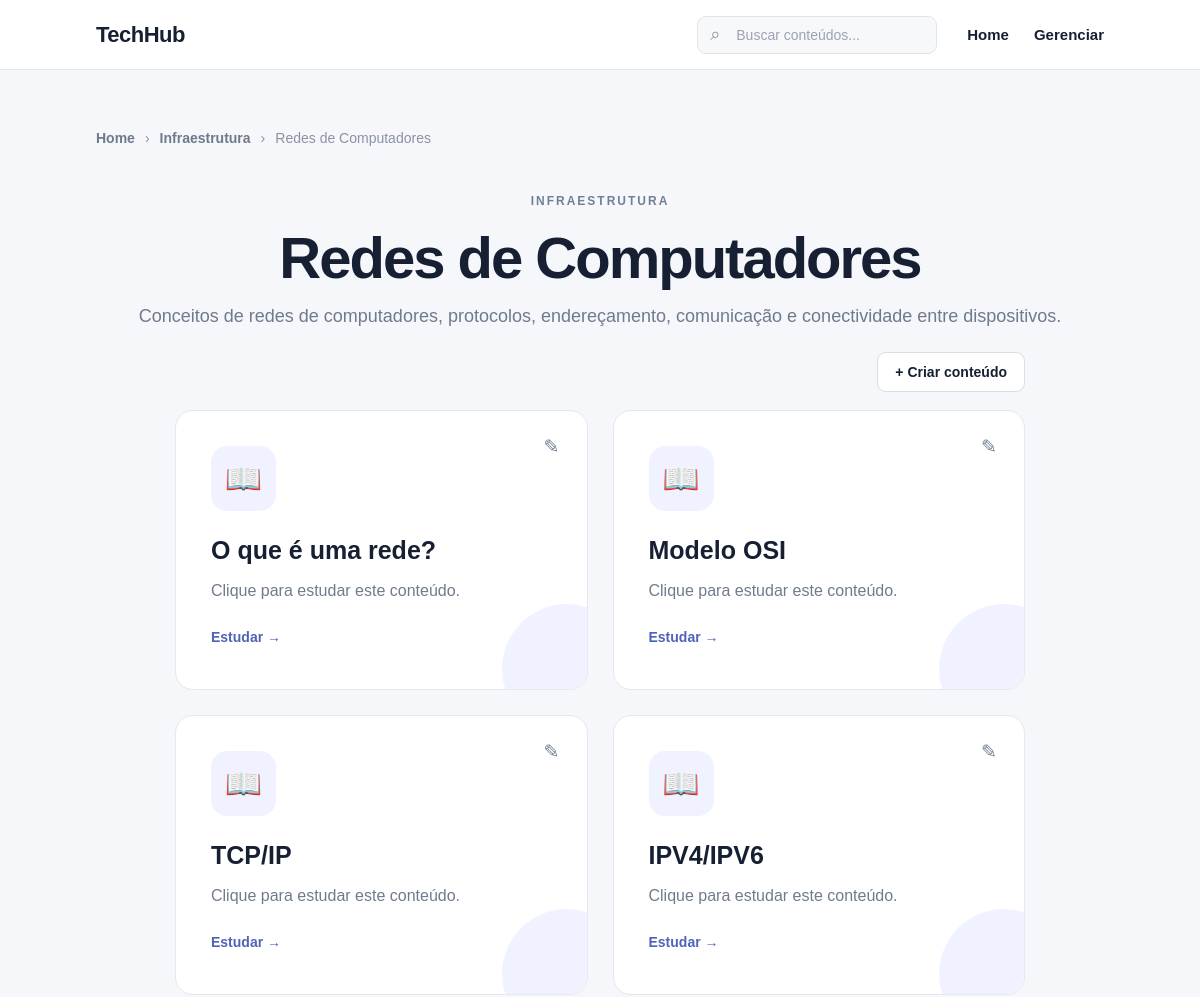
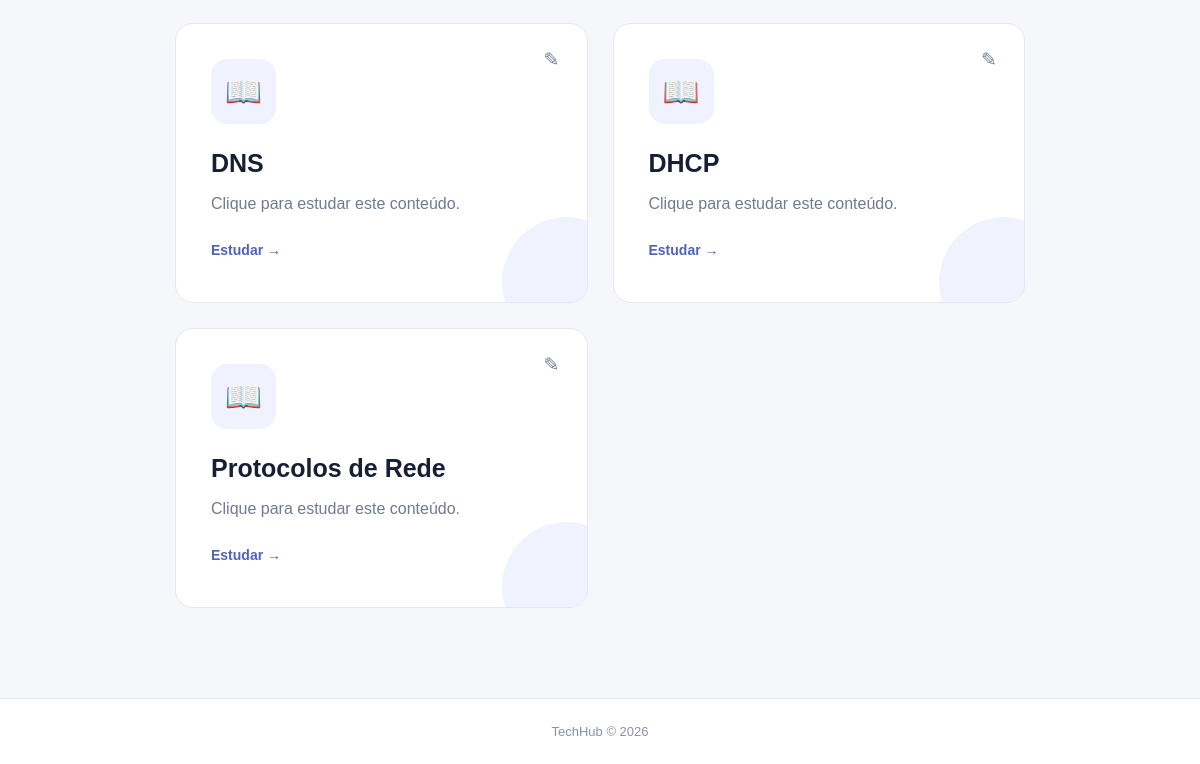
/infraestrutura/redes/, run on the app's committed database (2 pictures, top to bottom).
### estudos/models.py (models this page shows, shortened)
class Area(models.Model):
    nome = models.CharField(max_length=100)
    slug = models.SlugField(blank=True)
    descricao = models.TextField(blank=True)
    icone = models.CharField(max_length=10, default="📚")

class Categoria(models.Model):
    nome = models.CharField(max_length=100)
    slug = models.SlugField(blank=True)
    descricao = models.TextField(blank=True)
    area = models.ForeignKey(
        Area,
        on_delete=models.CASCADE,
        related_name="categorias"
    )

class Conteudo(models.Model):
    titulo = models.CharField(max_length=200)
    slug = models.SlugField(blank=True)
    conteudo = CKEditor5Field("Conteúdo", config_name="extends")
    categoria = models.ForeignKey(
        Categoria,
        on_delete=models.CASCADE,
        related_name="conteudos"
    )
    criado_em = models.DateTimeField(auto_now_add=True)
    atualizado_em = models.DateTimeField(auto_now=True)
    publicado = models.BooleanField(default=False)

### estudos/views.py (the view)
# urls.py: path("<slug:area_slug>/<slug:categoria_slug>/", categoria_detail, name="categoria_detail"),
def categoria_detail(request, area_slug, categoria_slug):
    area = get_object_or_404(Area, slug=area_slug)
    categoria = get_object_or_404(
        area.categorias,
        slug=categoria_slug
    )
    conteudos = categoria.conteudos.all()
    contexto = {
        "area": area,
        "categoria": categoria,
        "conteudos": conteudos,
    }
    return render(
        request,
        "estudos/categoria_detail.html",
        contexto
    )

### estudos/templates/estudos/categoria_detail.html (shortened to what this page needs)
{% extends "estudos/base.html" %}
{% block content %}
<section class="inicio pagina-listagem">
    <div class="breadcrumb">
        <a href="{% url 'home' %}">
            Home
        </a>
        <span>›</span>
        <a href="{% url 'area_detail' area.slug %}">
            {{ area.nome }}
        </a>
        <span>›</span>
        <span>
            {{ categoria.nome }}
        </span>
    </div>
    <div class="intro">
        <span class="tag">
            {{ area.nome|upper }}
        </span>
        <h1>
            {{ categoria.nome }}
        </h1>
        <p>
            {{ categoria.descricao }}
        </p>
    </div>
    <div class="acoes-categoria">
        <a
            href="{% url 'criar_conteudo' categoria.id %}"
            class="botao-criar-conteudo"
        >
            + Criar conteúdo
        </a>
    </div>
    <div class="cards">
        {% for conteudo in conteudos %}
            <div class="card card-editavel">
                <a
                    href="{% url 'conteudo_detail' area.slug categoria.slug conteudo.slug %}"
                    class="card-link"
                >
                    <div class="icone">
                        📖
                    </div>
                    <h2>
                        {{ conteudo.titulo }}
                    </h2>
                    <p>
                        Clique para estudar este conteúdo.
                    </p>
                    <span class="acessar">
                        Estudar →
                    </span>
                </a>
                <a
                    href="{% url 'editar_conteudo' conteudo.id %}"
                    class="botao-editar"
                    title="Editar {{ conteudo.titulo }}"
                >
                    ✎
                </a>
            </div>
        {% endfor %}
    </div>
</section>
{% endblock %}

### estudos/static/estudos/css/style.css (style rules this page uses)
* { margin: 0; padding: 0; box-sizing: border-box; }
body { font-family: Arial, Helvetica, sans-serif; background: #f5f7fb; color: #172033; min-height: 100vh; display: flex; flex-direction: column; }
.inicio { width: 84%; max-width: 1100px; padding: 90px 0; }
.inicio.pagina-listagem { padding-top: 60px; }
.pagina-listagem .breadcrumb { margin-top: 0; }
.pagina-listagem .intro { margin-top: 45px; }
.intro { text-align: center; margin-bottom: 40px; }
.tag { font-size: 12px; font-weight: 700; letter-spacing: 2px; color: #718096; }
.intro h1 { font-size: 58px; margin-top: 15px; letter-spacing: -2px; }
.intro p { margin-top: 15px; color: #6f7a8c; font-size: 18px; }
.cards { display: grid; grid-template-columns: repeat(auto-fit, minmax(300px, 1fr)); gap: 25px; max-width: 850px; margin: auto; }
.card { position: relative; padding: 35px; min-height: 280px; background: white; border: 1px solid #e4e8ef; border-radius: 18px; text-decoration: none; color: inherit; transition: all .25s ease; overflow: hidden; }
.card::after { content: ""; position: absolute; width: 130px; height: 130px; right: -45px; bottom: -45px; border-radius: 50%; background: #f0f3ff; }
.icone { width: 65px; height: 65px; display: flex; align-items: center; justify-content: center; background: #f0f3ff; border-radius: 16px; font-size: 30px; margin-bottom: 25px; }
.card h2 { font-size: 25px; margin-bottom: 12px; }
.card p { color: #707b8d; line-height: 1.7; max-width: 400px; }
.acessar { display: block; margin-top: 25px; font-size: 14px; font-weight: 700; color: #4f63b8; }
.breadcrumb { display: flex; align-items: center; gap: 10px; margin-bottom: 45px; font-size: 14px; color: #8a93a2; }
.breadcrumb a { color: #6f7a8c; text-decoration: none; font-weight: 600; }
.card-editavel { position: relative; }
.card-editavel .card-link { display: block; width: 100%; height: 100%; color: inherit; text-decoration: none; }
.card-editavel .card-link h2 { color: #172033; text-decoration: none; }
.card-editavel .card-link p { color: #707b8d; text-decoration: none; }
.card-editavel .botao-editar { position: absolute; top: 18px; right: 18px; width: 34px; height: 34px; display: flex; align-items: center; justify-content: center; margin: 0; border-radius: 8px; background: transparent; color: #718096; text-decoration: none; font-size: 19px; line-height: 1; z-index: 10; transition: background 0.2s ease, color 0.2s ease; }
.acoes-categoria { width: 100%; max-width: 850px; margin: -15px auto 18px; display: flex; justify-content: flex-end; align-items: center; }
.botao-criar-conteudo { display: inline-flex; align-items: center; justify-content: center; padding: 10px 16px; border: 1px solid #d9dee8; border-radius: 9px; background: white; color: #172033; text-decoration: none; font-size: 14px; font-weight: 700; transition: background 0.2s ease, border-color 0.2s ease, transform 0.2s ease; }
.acoes-categoria .botao-criar-conteudo { display: inline-flex; align-items: center; justify-content: center; padding: 11px 17px; background: white; color: #172033; border: 1px solid #d9dee8; border-radius: 9px; text-decoration: none; font-size: 14px; font-weight: 700; cursor: pointer; transition: all 0.2s ease; }

### data on the page
Area: nome "Infraestrutura", nome "INFRAESTRUTURA"
Categoria: nome "Redes de Computadores", descricao "Conceitos de redes de computadores, protocolos, endereçamento, comunicação e conectividade entre dispositivos."
Conteudo: titulo "O que é uma rede?"
Conteudo: titulo "Modelo OSI"
Conteudo: titulo "TCP/IP"
Conteudo: titulo "IPV4/IPV6"
Conteudo: titulo "DNS"
Conteudo: titulo "DHCP"
Conteudo: titulo "Protocolos de Rede"
